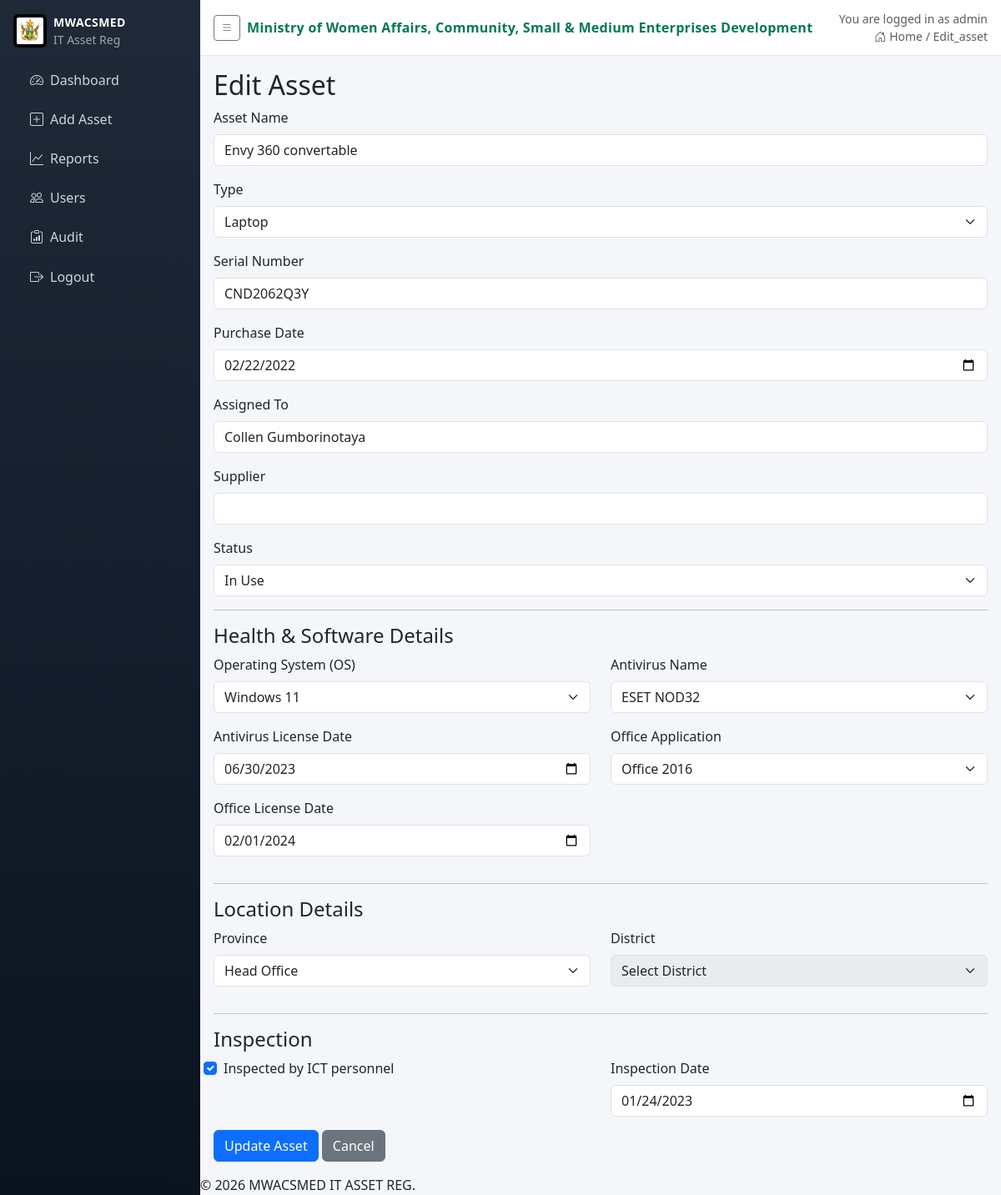
Page /edit/1 (signed in) on the committed database.
### app.py (models this page shows, shortened)
class User(db.Model):
    id = db.Column(db.Integer, primary_key=True)
    username = db.Column(db.String(80), unique=True, nullable=False)
    password_hash = db.Column(db.String(200), nullable=False)
    role = db.Column(db.String(20), nullable=False)
    province = db.Column(db.String(100), nullable=True)  # 'Head Office' or specific province
    district = db.Column(db.String(100), nullable=True)
    active = db.Column(db.Boolean, default=True, nullable=False)
    email = db.Column(db.String(120), nullable=True)

class Asset(db.Model):
    id = db.Column(db.Integer, primary_key=True)
    name = db.Column(db.String(100), nullable=False)
    type = db.Column(db.String(50), nullable=False)
    serial_number = db.Column(db.String(100), unique=True, nullable=False)
    purchase_date = db.Column(db.Date, nullable=True)
    assigned_to = db.Column(db.String(100), nullable=True)
    supplier = db.Column(db.String(120), nullable=True)
    status = db.Column(db.String(50), default='In Stock')
    antivirus_name = db.Column(db.String(100), nullable=True)
    antivirus_license_date = db.Column(db.Date, nullable=True)
    office_name = db.Column(db.String(100), nullable=True)
    office_license_date = db.Column(db.Date, nullable=True)
    os_name = db.Column(db.String(100), nullable=True)
    province = db.Column(db.String(100), nullable=True)
    district = db.Column(db.String(100), nullable=True)
    inspected_by_ict = db.Column(db.Boolean, default=False)
    inspection_date = db.Column(db.Date, nullable=True)
    created_by_user_id = db.Column(db.Integer, nullable=True)

### app.py (the view, shortened to what this page needs)
@app.route('/edit/<int:id>', methods=['GET', 'POST'])
@login_required
def edit_asset(id):
    asset = Asset.query.get_or_404(id)
    if not has_asset_edit_rights():
        flash('Access denied', 'danger')
        return redirect(url_for('index'))
    q = filter_by_user_location(Asset.query.filter(Asset.id == id))
    if not q.first():
        flash('Access denied for this asset', 'danger')
        return redirect(url_for('index'))
    return render_template('edit_asset.html', asset=asset)

### app.py (called while the page is built, shortened)
def login_required(f):
    @wraps(f)
    def wrapper(*args, **kwargs):
        if not session.get('user_id'):
            return redirect(url_for('login'))
        return f(*args, **kwargs)
    return wrapper

def current_user():
    uid = session.get('user_id')
    if not uid:
        return None
    return User.query.get(uid)

def has_asset_edit_rights():
    u = current_user()
    if not u:
        return False
    if u.role == 'IT':
        return True
    return u.role in ['Admin', 'AdminProvince', 'AdminDistrict']

def filter_by_user_location(query):
    u = current_user()
    if not u:
        return query
    if u.role == 'IT':
        return query

@app.context_processor
def inject_user():
    return {
        'current_user': current_user(),
        'current_role': (current_user().role if current_user() else None),
        'ministry_name': app.config.get('MINISTRY_NAME'),
        'logo_url': app.config.get('LOGO_STATIC_PATH')
    }

### templates/edit_asset.html (shortened to what this page needs)
{% extends 'base.html' %}
{% block content %}
<h2>Edit Asset</h2>
<form method="POST">
    <div class="mb-3">
        <label for="name" class="form-label">Asset Name</label>
        <input type="text" class="form-control" id="name" name="name" value="{{ asset.name }}" required>
    </div>
    <div class="mb-3">
        <label for="type" class="form-label">Type</label>
        <select class="form-select" id="type" name="type" required onchange="toggleHealthSection()">
            <option value="Laptop" {% if asset.type == 'Laptop' %}selected{% endif %}>Laptop</option>
        </select>
    </div>
    <div class="mb-3">
        <label for="serial_number" class="form-label">Serial Number</label>
        <input type="text" class="form-control" id="serial_number" name="serial_number" value="{{ asset.serial_number }}" required>
    </div>
    <div class="mb-3">
        <label for="purchase_date" class="form-label">Purchase Date</label>
        <input type="date" class="form-control" id="purchase_date" name="purchase_date" value="{{ asset.purchase_date }}">
    </div>
    <div class="mb-3">
        <label for="assigned_to" class="form-label">Assigned To</label>
        <input type="text" class="form-control" id="assigned_to" name="assigned_to" value="{{ asset.assigned_to or '' }}">
    </div>
    <div class="mb-3">
        <label for="supplier" class="form-label">Supplier</label>
        <input type="text" class="form-control" id="supplier" name="supplier" value="{{ asset.supplier or '' }}">
    </div>
    <div class="mb-3">
        <label for="status" class="form-label">Status</label>
        <select class="form-select" id="status" name="status" required>
            <option value="In Use" {% if asset.status == 'In Use' %}selected{% endif %}>In Use</option>
        </select>
    </div>
    <div id="health-section">
        <hr>
        <h4>Health & Software Details</h4>
        <div class="row">
            <div class="col-md-6 mb-3">
            <label for="os_name" class="form-label">Operating System (OS)</label>
            <select class="form-select" id="os_name" name="os_name">
                <option value="Windows 11" {% if asset.os_name == 'Windows 11' %}selected{% endif %}>Windows 11</option>
            </select>
        </div>
        <div class="col-md-6 mb-3">
            <label for="antivirus_name" class="form-label">Antivirus Name</label>
            <select class="form-select" id="antivirus_name" name="antivirus_name">
                <option value="ESET NOD32" {% if asset.antivirus_name == 'ESET NOD32' %}selected{% endif %}>ESET NOD32</option>
            </select>
        </div>
        <div class="col-md-6 mb-3">
            <label for="antivirus_license_date" class="form-label">Antivirus License Date</label>
            <input type="date" class="form-control" id="antivirus_license_date" name="antivirus_license_date" value="{{ asset.antivirus_license_date }}">
        </div>
        <div class="col-md-6 mb-3">
            <label for="office_name" class="form-label">Office Application</label>
            <select class="form-select" id="office_name" name="office_name">
                <option value="Office 2016" {% if asset.office_name == 'Office 2016' %}selected{% endif %}>Office 2016</option>
            </select>
        </div>
        <div class="col-md-6 mb-3">
            <label for="office_license_date" class="form-label">Office License Date</label>
            <input type="date" class="form-control" id="office_license_date" name="office_license_date" value="{{ asset.office_license_date }}">
        </div>
    </div>
    </div>
    <hr>
    <h4>Location Details</h4>
    <div class="row">
        <div class="col-md-6 mb-3">
            <label for="province" class="form-label">Province</label>
            <select class="form-select" id="province" name="province" onchange="updateDistricts()" {% if current_role != 'IT' and current_user and current_user.province != 'Head Office' %}disabled{% endif %}>
                {% if current_role == 'IT' or (current_user and current_user.province == 'Head Office') %}
                <option value="Head Office" {% if asset.province == 'Head Office' %}selected{% endif %}>Head Office</option>
                {% else %}
                <option value="{{ current_user.province }}" selected>{{ current_user.province }}</option>
                {% endif %}
            </select>
        </div>
        <div class="col-md-6 mb-3">
            <label for="district" class="form-label">District</label>
            <select class="form-select" id="district" name="district" data-selected="{{ asset.district }}" {% if current_role == 'AdminDistrict' and current_user and current_user.district %}disabled{% endif %}>
                {% if asset.district %}
                <option value="{{ asset.district }}" selected>{{ asset.district }}</option>
                {% else %}
                <option value="">Select District</option>
                {% endif %}
            </select>
        </div>
    </div>
    <hr>
    <h4>Inspection</h4>
    <div class="row">
        <div class="col-md-6 mb-3 form-check">
            <input type="checkbox" class="form-check-input" id="inspected_by_ict" name="inspected_by_ict" {% if asset.inspected_by_ict %}checked{% endif %} {% if current_role != 'IT' %}disabled{% endif %}>
            <label class="form-check-label" for="inspected_by_ict">Inspected by ICT personnel</label>
        </div>
        <div class="col-md-6 mb-3">
            <label for="inspection_date" class="form-label">Inspection Date</label>
            <input type="date" class="form-control" id="inspection_date" name="inspection_date" value="{{ asset.inspection_date }}" {% if current_role != 'IT' %}disabled{% endif %}>
        </div>
    </div>
    <button type="submit" class="btn btn-primary">Update Asset</button>
    <a href="{{ url_for('index') }}" class="btn btn-secondary">Cancel</a>
</form>
{% endblock %}

### templates/base.html (shortened to what this page needs)
<!doctype html>
<html lang="en">
  <head>
    <link href="https://cdn.jsdelivr.net/npm/bootstrap@5.3.0/dist/css/bootstrap.min.css" rel="stylesheet">
    <link rel="stylesheet" href="https://cdn.jsdelivr.net/npm/bootstrap-icons@1.11.1/font/bootstrap-icons.css">
  </head>
  <body>
    <aside class="sidebar">
      <div class="brand d-flex align-items-center gap-2">
        {% if logo_url %}
        <img class="brand-logo" src="{{ logo_url }}" alt="" onerror="this.remove()">
        {% endif %}
        <div>
          <div class="brand-title">MWACSMED</div>
          <div class="brand-sub small">IT Asset Reg</div>
        </div>
      </div>
      <nav class="nav flex-column">
        <a class="nav-link {% if request.endpoint=='index' %}active{% endif %}" href="{{ url_for('index') }}"><i class="bi bi-speedometer2 me-2"></i>Dashboard</a>
        <a class="nav-link {% if request.endpoint=='add_asset' %}active{% endif %}" href="{{ url_for('add_asset') }}"><i class="bi bi-plus-square me-2"></i>Add Asset</a>
        <a class="nav-link {% if request.endpoint=='reports' %}active{% endif %}" href="{{ url_for('reports') }}"><i class="bi bi-graph-up me-2"></i>Reports</a>
        {% if current_role == 'IT' %}
        <a class="nav-link {% if request.endpoint=='users' %}active{% endif %}" href="{{ url_for('users') }}"><i class="bi bi-people me-2"></i>Users</a>
        <a class="nav-link {% if request.endpoint=='audit' %}active{% endif %}" href="{{ url_for('audit') }}"><i class="bi bi-clipboard-data me-2"></i>Audit</a>
        {% endif %}
        {% if current_user %}
        <a class="nav-link" href="{{ url_for('logout') }}"><i class="bi bi-box-arrow-right me-2"></i>Logout</a>
        {% else %}
        <a class="nav-link {% if request.endpoint=='login' %}active{% endif %}" href="{{ url_for('login') }}"><i class="bi bi-box-arrow-in-right me-2"></i>Login</a>
        {% endif %}
      </nav>
    </aside>
    <div class="main">
      <div class="topbar d-flex justify-content-between align-items-center">
        <div class="d-flex align-items-center gap-2">
          <button class="btn btn-outline-secondary btn-sm" id="sidebarToggle"><i class="bi bi-list"></i></button>
          <div class="ministry">{{ ministry_name }}</div>
        </div>
        <div class="text-muted small text-end">
          {% if current_user %}
          <div>You are logged in as {{ current_user.username }}</div>
          {% endif %}
          <div><i class="bi bi-house-door me-1"></i>Home / {{ request.endpoint|capitalize }}</div>
        </div>
      </div>
      <div class="content">
      {% block content %}{% endblock %}
      </div>
      <div class="footer-copy">© 2026 MWACSMED IT ASSET REG.</div>
    </div>
  </body>
</html>

### templates/base.html (style rules this page uses)
body { background: #f4f6f9; }
.sidebar { position: fixed; top: 0; left: 0; bottom: 0; width: 240px; background: linear-gradient(180deg,#1f2937 0%, #0b1321 100%); color: #cbd5e1; padding-top: 1rem; }
.sidebar .brand { color: #fff; padding: 0 1rem; margin-bottom: 1rem; }
.brand-logo { height: 40px; width: 40px; object-fit: contain; display: inline-block; background: #000; border-radius: 6px; padding: 4px; }
.brand-title { font-weight: 700; font-size: 14px; letter-spacing: .4px; }
.brand-sub { color: #9ca3af; }
.sidebar .nav-link { color: #cbd5e1; padding: .6rem 1rem; border-radius: .375rem; display: block; }
.sidebar nav { padding-left: 1.25rem; margin-top: .5rem; }
.sidebar .nav-link { margin-bottom: .25rem; }
.main { margin-left: 240px; transition: margin-left .2s ease; }
.topbar { background: #ffffff; border-bottom: 1px solid #e5e7eb; padding: .75rem 1rem; }
.ministry { font-weight: 700; color: #047857; letter-spacing: .3px; }
.content { padding: 1rem; }

### rows in the picture
User: username "admin", district "Select District"
Asset: name "Envy 360 convertable", type "Laptop", serial_number "CND2062Q3Y", purchase_date "02/22/2022", assigned_to "Collen Gumborinotaya", status "In Use", os_name "Windows 11", antivirus_name "ESET NOD32", antivirus_license_date "06/30/2023", office_name "Office 2016", office_license_date "02/01/2024", province "Head Office", inspected_by_ict "☑", inspection_date "01/24/2023"

### other values in the picture
{{ ministry_name }} "Ministry of Women Affairs, Community, Small & Medium Enterprises Development"
{{ request.endpoint|capitalize }} "Edit_asset"
